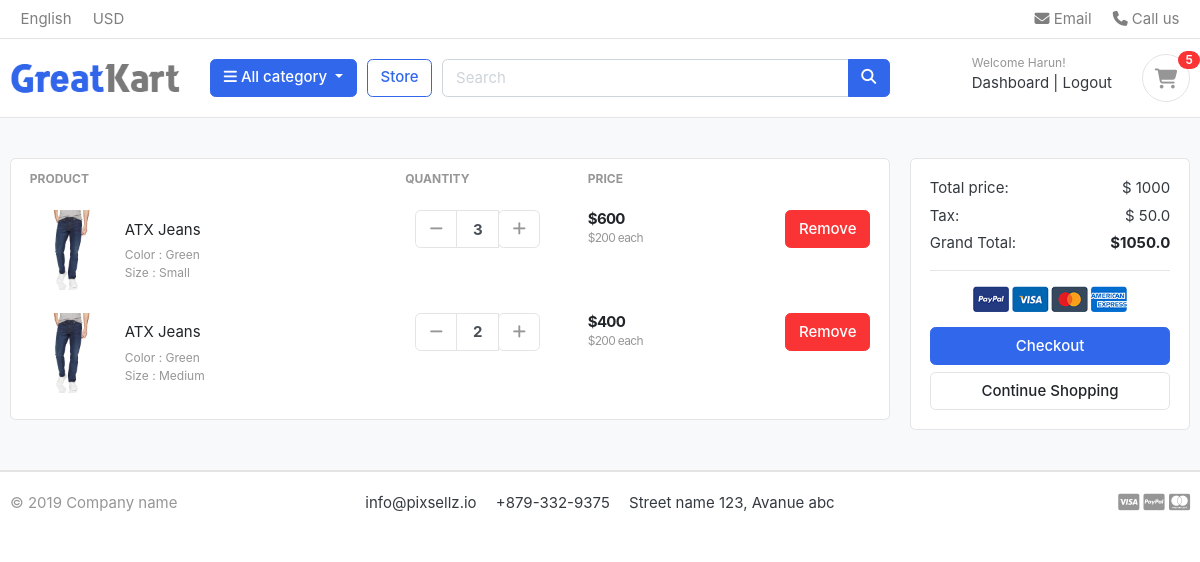
The page /cart/ (signed in) on the database as committed earlier.
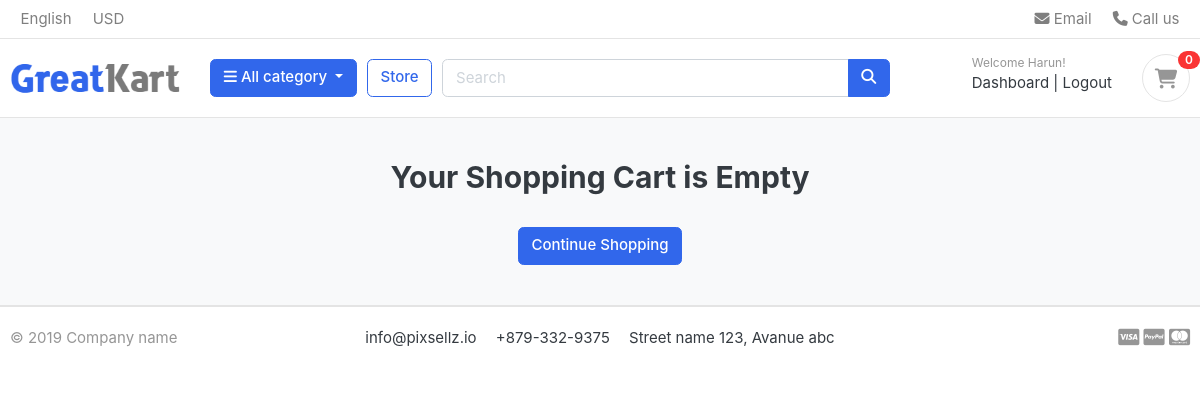
The same page on the database as committed later.
### carts/models.py (models this page shows, shortened)
class CartItem(models.Model):
	user = models.ForeignKey(Account, on_delete=models.CASCADE, null=True)
	product = models.ForeignKey(Product, on_delete=models.CASCADE)
	variations = models.ManyToManyField(Variation, blank=True)
	cart = models.ForeignKey(Cart, on_delete=models.CASCADE, null=True)
	quantity = models.IntegerField()
	is_active = models.BooleanField(default=True)
	def sub_total(self):
		return self.product.price * self.quantity

### store/models.py (models this page shows, shortened)
class Product(models.Model):
	product_name = models.CharField(max_length=2000, unique=True)
	slug = models.SlugField(max_length=300, unique=True)
	description = models.TextField(max_length=5000, blank=True)
	price = models.IntegerField()
	image = models.ImageField(upload_to='photos/products')
	stock = models.IntegerField()
	is_available = models.BooleanField(default=True)
	category = models.ForeignKey(Category, on_delete=models.CASCADE)
	created_date = models.DateTimeField(auto_now_add=True)
	modified_date = models.DateTimeField(auto_now=True)
	def get_url(self):
		return reverse('product_detail', args=[self.category.slug, self.slug])

class Variation(models.Model):
	product = models.ForeignKey(Product, on_delete=models.CASCADE)
	variation_category = models.CharField(max_length=100, choices=variation_category_choice)
	variation_value = models.CharField(max_length=100)
	is_active = models.BooleanField(default=True)
	created_date = models.DateTimeField(auto_now=True)
	objects = VariationManager()

### carts/views.py (the view)
# urls.py: path('', views.cart, name='cart'),
def cart(request, total=0, quantity=0, cart_items=None):
	try:
		tax = 0
		grand_total = 0
		if request.user.is_authenticated:
			cart_items = CartItem.objects.filter(user=request.user, is_active=True)
		else:
			cart = Cart.objects.get(cart_id=_cart_id(request))
			cart_items = CartItem.objects.filter(cart=cart, is_active=True)
		for cart_item in cart_items:
			total += (cart_item.product.price * cart_item.quantity)
			quantity += cart_item.quantity
		tax = (5 * total)/100
		grand_total = total + tax
	except ObjectDoesNotExist:
		pass # Ignore
	context = {
		'total': total,
		'quantity': quantity,
		'cart_items': cart_items,
		'tax': tax,
		'grand_total': grand_total,
	}
	return render(request, 'store/cart.html', context)

### carts/context_processors.py (called while the page is built)
def counter(request):
	cart_count = 0
	if 'admin' in request.path:
		return {}
	else:
		try:
			cart = Cart.objects.filter(cart_id=_cart_id(request))
			if request.user.is_authenticated:
				cart_items = CartItem.objects.all().filter(user=request.user)
			else:
				cart_items = CartItem.objects.all().filter(cart=cart[:1])
			for cart_item in cart_items:
				cart_count += cart_item.quantity
		except Cart.DoesNotExist:
			cart_count = 0
	return dict(cart_count=cart_count)

### carts/views.py (called while the page is built)
def _cart_id(request):
	cart = request.session.session_key
	if not cart:
		cart = request.session.create()
	return cart

### category/context_processors.py (called while the page is built)
def menu_links(request):
	links = Category.objects.all()
	return dict(links=links)

### category/models.py (called while the page is built)
	def get_url(self):
			return reverse('products_by_category', args=[self.slug])

### templates/store/cart.html (shortened to what this page needs)
{% extends "base.html" %}
{% load static %}
{% block content %}
<section class="section-content padding-y bg">
<div class="container">
{% if not cart_items %}
<h2 class="text-center">Your Shopping Cart is Empty</h2>
<br>
<div class="text-center">
	<a href="{% url 'store' %}" class="btn btn-primary">Continue Shopping</a>
{% else %}
<div class="row">
	<aside class="col-lg-9">
<div class="card">
<table class="table table-borderless table-shopping-cart">
<thead class="text-muted">
<tr class="small text-uppercase">
  <th scope="col">Product</th>
  <th scope="col" width="120">Quantity</th>
  <th scope="col" width="120">Price</th>
  <th scope="col" class="text-right" width="200"> </th>
{% for cart_item in cart_items %}
</tr>
</thead>
<tbody>
<tr>
	<td>
		<figure class="itemside align-items-center">
			<div class="aside"><img src="{{ cart_item.product.image.url }}" class="img-sm"></div>
			<figcaption class="info">
				<a href="{{ cart_item.product.get_url }}" class="title text-dark">{{ cart_item.product.product_name }}</a>
				<p class="text-muted small">
					{% if cart_item.variations.all %}
						{% for item in cart_item.variations.all %}
							{{ item.variation_category | capfirst }} : {{ item.variation_value | capfirst }} <br>
						{% endfor %}
					{% endif %}
				</p>
			</figcaption>
		</figure>
	</td>
	<td>
	<div class="col">
		<div class="input-group input-spinner">
			<div class="input-group-prepend">
				<a href="{% url 'remove_cart' cart_item.product.id cart_item.id %}" class="btn btn-light" type="button" id="button-plus"> <i class="fa fa-minus"></i> </a>
					</div>
					   <input type="text" class="form-control"  value="{{ cart_item.quantity }}">
						 <div class="input-group-append">
						   <form action="{% url 'add_cart' cart_item.product.id %}" method="POST">
							<button class="btn btn-light" type="submit" id="button-minus"> <i class="fa fa-plus"></i></button>
						   </form>
							</div>
						</div>
					</div>
	</td>
	<td>
		<div class="price-wrap">
			<var class="price">${{ cart_item.sub_total }}</var>
			<small class="text-muted"> ${{ cart_item.product.price }} each </small>
		</div>
	</td>
	<td class="text-right">
	<a href="{% url 'remove_cart_item' cart_item.product.id cart_item.id %}" onclick="return confirm('Are you sure you want to delete this item')"class="btn btn-danger"> Remove</a>
	</td>
</tr>
{% endfor %}
</tbody>
</table>
</div>
	</aside>
	<aside class="col-lg-3">
		<div class="card">
		<div class="card-body">
			<dl class="dlist-align">
			  <dt>Total price:</dt>
			  <dd class="text-right">$ {{ total }}</dd>
			</dl>
			<dl class="dlist-align">
			  <dt>Tax:</dt>
			  <dd class="text-right"> $ {{ tax }}</dd>
			</dl>
			<dl class="dlist-align">
			  <dt>Grand Total:</dt>
			  <dd class="text-right text-dark b"><strong>${{ grand_total }}</strong></dd>
			</dl>
			<hr>
			<p class="text-center mb-3">
				<img src="{% static './images/misc/payments.png' %}" height="26">
			</p>
			<a href="{% url 'checkout' %}" class="btn btn-primary btn-block"> Checkout </a>
			<a href="{% url 'store' %}" class="btn btn-light btn-block">Continue Shopping</a>
		</div>
		</div>
</aside>
</div>
{% endif %}
</div>
</section>
{% endblock %}

### templates/includes/navbar.html (shortened to what this page needs)
{% load static %}
<header class="section-header">
<nav class="navbar p-md-0 navbar-expand-sm navbar-light border-bottom">
<div class="container">
  <div class="collapse navbar-collapse" id="navbarTop4">
    <ul class="navbar-nav mr-auto">
    	<li class="nav-item dropdown">
		 	<a href="#" class="nav-link">   English </a>
		</li>
		<li class="nav-item dropdown">
			<a href="#" class="nav-link"> USD </a>
		</li>
    </ul>
    <ul class="navbar-nav">
		<li><a href="#" class="nav-link"> <i class="fa fa-envelope"></i> Email </a></li>
		<li><a href="#" class="nav-link"> <i class="fa fa-phone"></i> Call us </a></li>
	</ul>
  </div>
</div>
</nav>
<section class="header-main border-bottom">
	<div class="container">
<div class="row align-items-center">
	<div class="col-lg-2 col-md-3 col-6">
		<a href="{% url 'home' %}" class="brand-wrap">
			<img class="logo" src="{% static './images/logo.png' %}">
		</a>
	</div>
	<div class="col-lg col-sm col-md col-6 flex-grow-0">
		<div class="category-wrap dropdown d-inline-block float-right">
			<button type="button" class="btn btn-primary dropdown-toggle" data-toggle="dropdown">
				<i class="fa fa-bars"></i> All category
			</button>
		</div>
	</div>
	<a href="{% url 'store' %}" class="btn btn-outline-primary">Store</a>
	<div class="col-lg  col-md-6 col-sm-12 col">
		<form action="{% url 'search' %}" class="search" method="GET">
			<div class="input-group w-100">
			    <input type="text" class="form-control" style="width:60%;" placeholder="Search" name="keyword">
			    <div class="input-group-append">
			      <button class="btn btn-primary" type="submit">
			        <i class="fa fa-search"></i>
			      </button>
			    </div>
		    </div>
		</form>
	</div>
	<div class="col-lg-3 col-sm-6 col-8 order-2 order-lg-3">
				<div class="d-flex justify-content-end mb-3 mb-lg-0">
					{% if user.id is None %}
					<div class="widget-header">
						<small class="title text-muted">Welcome guest!</small>
						<div>
							<a href="{% url 'login' %}">Sign in</a> <span class="dark-transp"> | </span>
							<a href="{% url 'register' %}"> Register</a>
						</div>
					</div>
					{% else %}
					<div class="widget-header">
						<small class="title text-muted">Welcome {{ user.first_name }}!</small>
						<div>
							<a href="{% url 'dashboard' %}">Dashboard</a> <span class="dark-transp"> | </span>
							<a href="{% url 'logout' %}"> Logout </a>
						</div>
					</div>
					{% endif %}
					<a href="{% url 'cart' %}" class="widget-header pl-3 ml-3">
						<div class="icon icon-sm rounded-circle border"><i class="fa fa-shopping-cart"></i></div>
						<span class="badge badge-pill badge-danger notify">{{ cart_count }}</span>
					</a>
				</div>
			</div>
</div>
	</div>
</section>
</header>

Rows that differ between the two databases and show on the page:
removed CartItem: product.image (picture), product.product_name "ATX Jeans", quantity "3", sub_total "600", product.price "200"
no longer on this page (row unchanged): Variation: variation_category "Color", variation_value "Green"
no longer on this page (row unchanged): Variation: variation_category "Size", variation_value "Small", shown under "ATX Jeans"
removed CartItem: product.image (picture), product.product_name "ATX Jeans", quantity "2", sub_total "400", product.price "200"
no longer on this page (row unchanged): Variation: variation_category "Size", variation_value "Medium", shown under "ATX Jeans"
Other text that changed with them:
{{ cart_count }}: "5" → "0"
{{ total }}: "1000" → (not shown)
{{ tax }}: "50.0" → (not shown)
{{ grand_total }}: "1050.0" → (not shown)
text no longer shown: "PRODUCT QUANTITY PRICE Total price: $ Tax: $ Grand Total: $ Checkout"
text now shown: "Your Shopping Cart is Empty"
